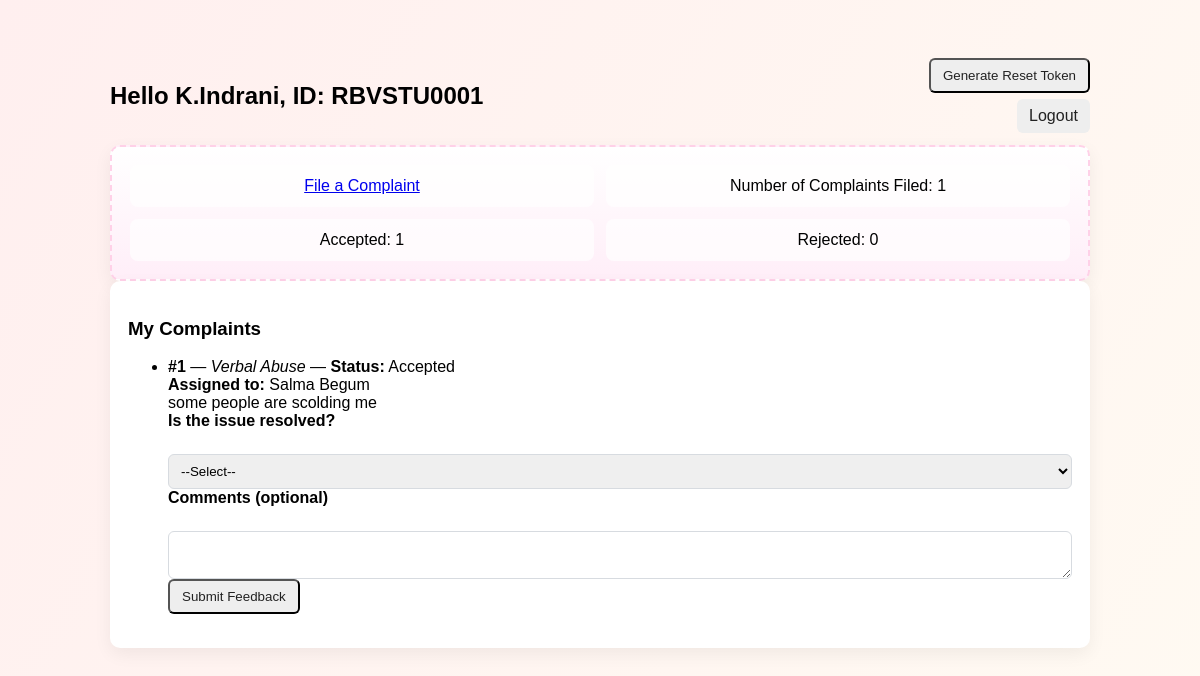
Screenshot of /student_dashboard (signed in) with the database file from the repository.
### tables this page shows
CREATE TABLE students (
    id INTEGER PRIMARY KEY AUTOINCREMENT,
    name TEXT NOT NULL,
    unique_code TEXT NOT NULL UNIQUE,
    mentor_id INTEGER,
    roll_no TEXT,
    extra TEXT,
    created_at DATETIME DEFAULT CURRENT_TIMESTAMP,
    FOREIGN KEY (mentor_id) REFERENCES teachers(id)
);

CREATE TABLE complaints (
    id INTEGER PRIMARY KEY AUTOINCREMENT,
    student_id INTEGER NOT NULL,
    teacher_id INTEGER NOT NULL,
    category TEXT,
    description TEXT,
    attachment TEXT,
    status TEXT DEFAULT 'Pending',
    reason TEXT,
    created_at DATETIME DEFAULT CURRENT_TIMESTAMP,
    FOREIGN KEY (student_id) REFERENCES students(id),
    FOREIGN KEY (teacher_id) REFERENCES teachers(id)
);

CREATE TABLE teachers (
    id INTEGER PRIMARY KEY AUTOINCREMENT,
    name TEXT NOT NULL,
    teacher_code TEXT NOT NULL UNIQUE,
    performance_accepted INTEGER DEFAULT 0,
    performance_rejected INTEGER DEFAULT 0,
    created_at DATETIME DEFAULT CURRENT_TIMESTAMP
);

### app.py (the view)
    def wrapper(*args, **kwargs):
        if not is_logged_in():
            flash('You must be logged in', 'danger')
            return redirect(url_for('index'))
        return f(*args, **kwargs)

### app.py (called while the page is built)
def get_db():
    conn = sqlite3.connect(DB_PATH)
    conn.row_factory = sqlite3.Row
    return conn

def is_logged_in():
    return 'user_id' in session

def require_login(f):
    def wrapper(*args, **kwargs):
        if not is_logged_in():
            flash('You must be logged in', 'danger')
            return redirect(url_for('index'))
        return f(*args, **kwargs)
    wrapper.__name__ = f.__name__
    return wrapper

### templates/student_dashboard.html (shortened to what this page needs)
﻿<!doctype html>
<html>
<head>
  <link rel="stylesheet" href="/static/css/common.css">
  <link rel="stylesheet" href="/static/css/student.css">
</head>
<body class="student-bg">
  <div class="container">
    <header>
      <div style="display:flex; align-items:center; gap:18px; width:100%; justify-content:space-between;">
        <div>
          <h2>Hello {{ student['name'] }}, ID: {{ student['unique_code'] }}</h2>
        </div>
        <div style="text-align:right">
          {% if reset_token %}
            <div style="font-family:monospace; background:#f7f7f7; padding:6px 10px; border-radius:6px; display:inline-block; margin-right:8px">Token: {{ reset_token }}</div>
            <div class="muted" style="display:block; font-size:0.85rem">Expires: {{ reset_expires }}</div>
          {% else %}
            <form method="post" action="/generate_token" style="display:inline">
              <button class="btn" type="submit">Generate Reset Token</button>
            </form>
          {% endif %}
          <div style="margin-top:6px"><a href="/logout" class="btn">Logout</a></div>
        </div>
      </div>
    </header>
    <main>
      <section class="bunny-panel card">
        <div class="panel-grid">
          <div class="panel-item"><a href="/complaint/new">File a Complaint</a></div>
          <div class="panel-item" id="total-count">Number of Complaints Filed: {{ total }}</div>
          <div class="panel-item" id="accepted-count">Accepted: {{ accepted }}</div>
          <div class="panel-item" id="rejected-count">Rejected: {{ rejected }}</div>
        </div>
      </section>
      <section class="card">
        <h3>My Complaints</h3>
        {% if complaints %}
          <ul class="complaint-list">
          {% for c in complaints %}
            <li class="complaint-item">
              <strong>#{{ c['id'] }}</strong> — <em>{{ c['category'] }}</em> — <strong>Status:</strong> {{ c['status'] }}<br>
              <strong>Assigned to:</strong> {{ c['teacher_name'] or 'Unassigned' }}<br>
              <div>{{ c['description'] }}</div>
              {% set fb = feedback_map.get(c['id']) %}
              {% if fb %}
                <div class="muted">You answered: {{ fb['student_feedback'] }}</div>
              {% else %}
                {% if c['status'] != 'Pending' %}
                  <form method="post" action="/complaint/feedback" class="small-form">
                    <label>Is the issue resolved?</label><br>
                    <select name="resolved" required>
                      <option value="">--Select--</option>
                    </select><br>
                    <label>Comments (optional)</label><br>
                    <textarea name="comment" rows="2" style="width:100%"></textarea><br>
                    <button type="submit" class="btn">Submit Feedback</button>
                  </form>
                {% else %}
                  <div class="muted">Please wait for the teacher/principal to review your complaint.</div>
                {% endif %}
              {% endif %}
            </li>
          {% endfor %}
          </ul>
        {% else %}
          <div>No complaints filed yet.</div>
        {% endif %}
      </section>
    </main>
  </div>
</body>
</html>

### static/css/common.css (style rules this page uses)
.container { max-width:980px; margin:20px auto; }
.card { background:white; padding:18px; border-radius:10px; box-shadow:0 6px 18px rgba(0,0,0,0.06); }
header { display:flex; align-items:center; justify-content:space-between; gap:20px; margin-bottom:12px }
label { display:block; font-weight:600; margin-bottom:6px }
input[type=text], input[type=password], input[type=email], input[type=date], textarea, select { width:100%; padding:8px; border-radius:6px; border:1px solid #d7dbe0 }
.btn { display:inline-block; background:#eee; padding:8px 12px; border-radius:6px; text-decoration:none; color:#222 }

### static/css/student.css (style rules this page uses)
.bunny-panel { background: linear-gradient(180deg,#fff,#ffeef8); border:2px dashed #ffd1e8 }
.panel-grid { display:grid; grid-template-columns:repeat(2,1fr); gap:12px }
.panel-item { padding:12px; border-radius:8px; background:rgba(255,255,255,0.7); text-align:center }

### templates/student_dashboard.html (style rules this page uses)
.panel-item { transition: transform 0.3s, box-shadow 0.3s; cursor: pointer; }

### rows the page displays
students: name "K.Indrani", unique_code "RBVSTU0001"
complaints: id "1", category "Verbal Abuse", status "Accepted", name "Salma Begum", description "some people are scolding me"

### other values shown
{{ rejected }} "0"
